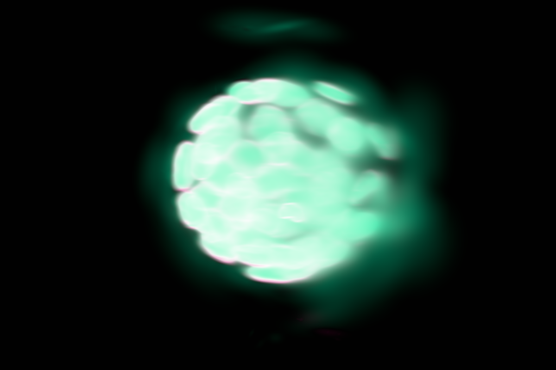
#> input picture manuscript/preprint/figs/overview/viewer_gsplats_organoid.png, 556 x 370 px, shrunk from 1200 x 800 before the run
$ python invert_screenshots.py
#> lines starting #> are read from the running program, lines starting #| are printed output that depends on the picture; after the words box and inside, x2 and y2 are one past the last pixel; in counts of white or black regions, pixels touching at a corner belong together
#> in main, img is the input picture: PIL image 556x370 RGB; mean R, G, B 31.7, 49.9, 42.5
#!/usr/bin/env python3
"""Invert viewer screenshots for paper: dark→white background, 180° hue rotation.

The inversion flips all pixel values (white↔black), and the 180° hue rotation
restores the original color impression on the now-white background.
"""

from pathlib import Path

import numpy as np
from PIL import Image

FIGS_DIR = Path(__file__).parent.parent / "figs" / "overview"

SCREENSHOTS = [
    "viewer_gsplats_organoid.png",
    "viewer_gsplats_tribolium.png",
    "viewer_lorenz_attractor.png",
    "viewer_lsystem_forest.png",
    "viewer_spiral_galaxy.png",
    "viewer_storm_microtubules.png",
]


def invert_and_rotate_hue(img_array: np.ndarray) -> np.ndarray:
    """Invert image and rotate hue by 180 degrees.

    1. Invert: pixel = 255 - pixel (flips dark↔light)
    2. Convert to HSV, rotate H by 180°, convert back to RGB
    """
    # Step 1: Invert
    inverted = 255 - img_array[:, :, :3]  # Only RGB channels

    # Step 2: Convert to float [0,1] for HSV conversion
    h, w, _ = inverted.shape
#> h = 370; w = 556
    result = np.zeros_like(inverted, dtype=np.uint8)

    # Vectorized HSV conversion
    rgb_float = inverted.astype(np.float64) / 255.0

    # Use vectorized approach for speed
    r, g, b = rgb_float[:,:,0], rgb_float[:,:,1], rgb_float[:,:,2]

    maxc = np.maximum(np.maximum(r, g), b)
    minc = np.minimum(np.minimum(r, g), b)
    v = maxc
    s = np.where(maxc > 0, (maxc - minc) / maxc, 0)

    # Compute hue
    delta = maxc - minc
    delta_safe = np.where(delta == 0, 1, delta)  # avoid division by zero
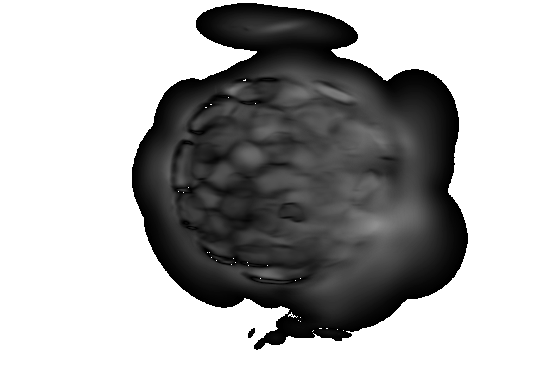
#> delta_safe: shape (370, 556) float64; min 0.00392, max 1, mean 0.675

    rc = (maxc - r) / delta_safe
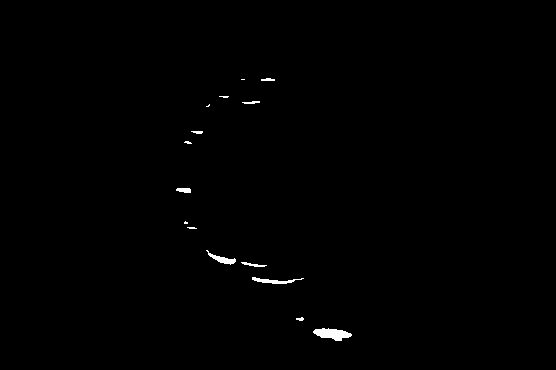
#> rc: shape (370, 556) float64; values 0 (black) and 1 (white), 0.45% white; 15 white regions (6 under 20 px), largest, box (x1, y1, x2, y2) and area: (313, 328, 352, 341) 315, (252, 277, 304, 284) 154, (206, 250, 236, 265) 143
    gc = (maxc - g) / delta_safe
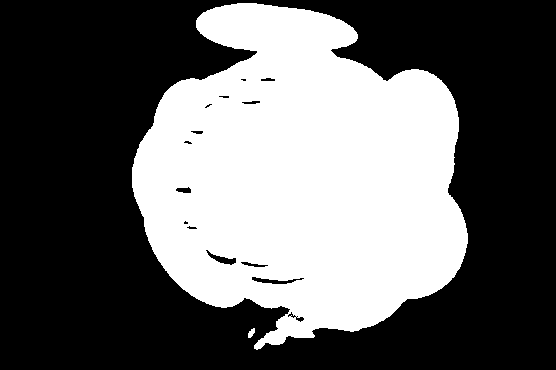
#> gc: shape (370, 556) float64; values 0 (black) and 1 (white), 39.2% white; 2 white regions, box (x1, y1, x2, y2) and area: (132, 3, 468, 350) 80581, (248, 328, 255, 338) 45
    bc = (maxc - b) / delta_safe
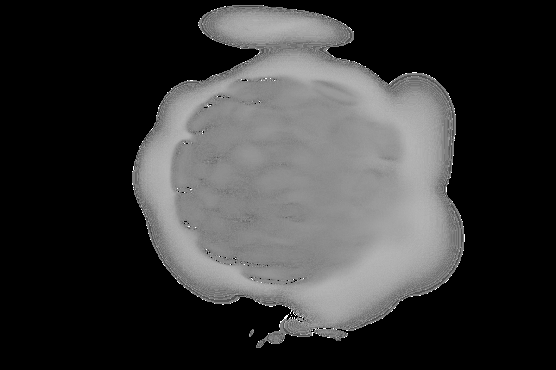
#> bc: shape (370, 556) float64; min 0, max 1, mean 0.221

    h_val = np.where(r == maxc, bc - gc,
            np.where(g == maxc, 2.0 + rc - bc,
                     4.0 + gc - rc))
    h_val = (h_val / 6.0) % 1.0
    h_val = np.where(delta == 0, 0, h_val)

    # Rotate hue by 180 degrees
    h_val = (h_val + 0.5) % 1.0
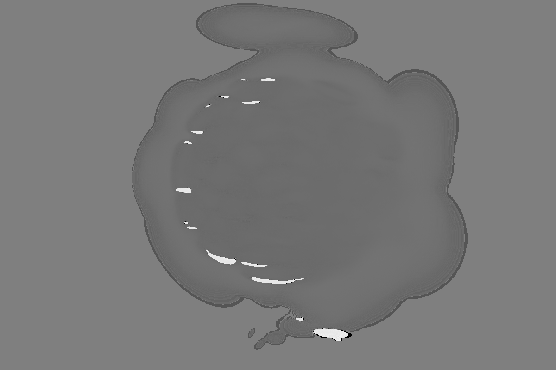
#> h_val: shape (370, 556) float64; min 0, max 0.967, mean 0.473

    # Convert back to RGB
    i = (h_val * 6.0).astype(int)
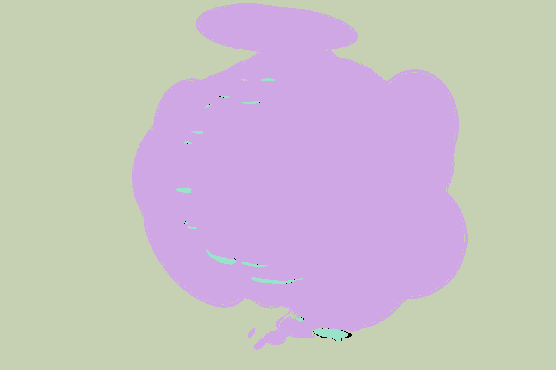
#> i: shape (370, 556) int64; 5 distinct labels, from 0 to 5; one colour per label, 0 black
    f = (h_val * 6.0) - i
    p = v * (1.0 - s)
    q = v * (1.0 - s * f)
    t = v * (1.0 - s * (1.0 - f))

    i = i % 6

    conditions = [i == 0, i == 1, i == 2, i == 3, i == 4, i == 5]
    r_vals = [v, q, p, p, t, v]
    g_vals = [t, v, v, q, p, p]
    b_vals = [p, p, t, v, v, q]

    r_out = np.select(conditions, r_vals)
    g_out = np.select(conditions, g_vals)
    b_out = np.select(conditions, b_vals)

    result[:,:,0] = np.clip(r_out * 255, 0, 255).astype(np.uint8)
    result[:,:,1] = np.clip(g_out * 255, 0, 255).astype(np.uint8)
    result[:,:,2] = np.clip(b_out * 255, 0, 255).astype(np.uint8)
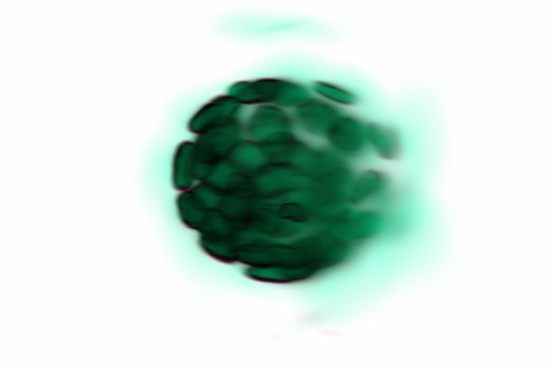
#> result: shape (370, 556, 3); mean of channels 0, 1, 2 205.1, 223.3, 215.9; drawn as R, G, B

    return result


def main():
    for fname in SCREENSHOTS:
        path = FIGS_DIR / fname
        if not path.exists():
            print(f"  Skipping {fname} (not found)")
            continue

        img = Image.open(path).convert('RGB')
        arr = np.array(img)

        result = invert_and_rotate_hue(arr)

        out_name = fname.replace('.png', '_inverted.png')
        out_path = FIGS_DIR / out_name
        Image.fromarray(result).save(out_path, quality=95)
        print(f"  {fname} -> {out_name}")
#> pass 2 of the loop in main, `for fname in SCREENSHOTS:`:
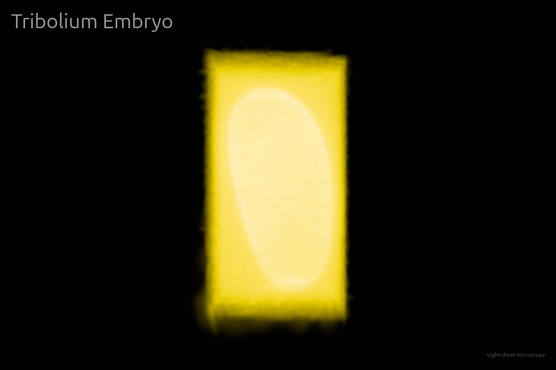
#> input picture manuscript/preprint/figs/viewer_gsplats_tribolium.png, 556 x 370 px, shrunk from 1200 x 800 before the run, found by its file name
#> in main, img is the input picture: PIL image 556x370 RGB; mean R, G, B 44.6, 40.4, 18.7
#> in invert_and_rotate_hue (call 2), `rc = (maxc - r) / delta_safe`:
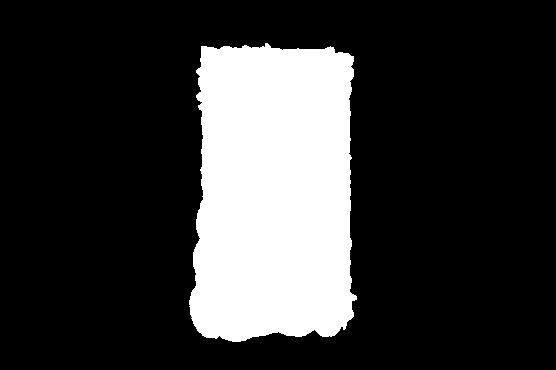
#> rc: shape (370, 556) float64; values 0 (black) and 1 (white), 21.4% white; 1 white region, box (x1, y1, x2, y2) and area: (189, 43, 357, 342) 44041
#> bc: shape (370, 556) float64; every value is 0
#> in invert_and_rotate_hue (call 2), `i = (h_val * 6.0).astype(int)`:
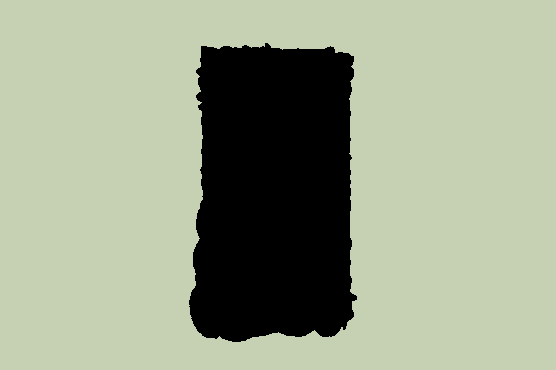
#> i: shape (370, 556) int64; 3 distinct labels, from 0 to 3; one colour per label, 0 black

    print("Done!")


if __name__ == '__main__':
    main()
